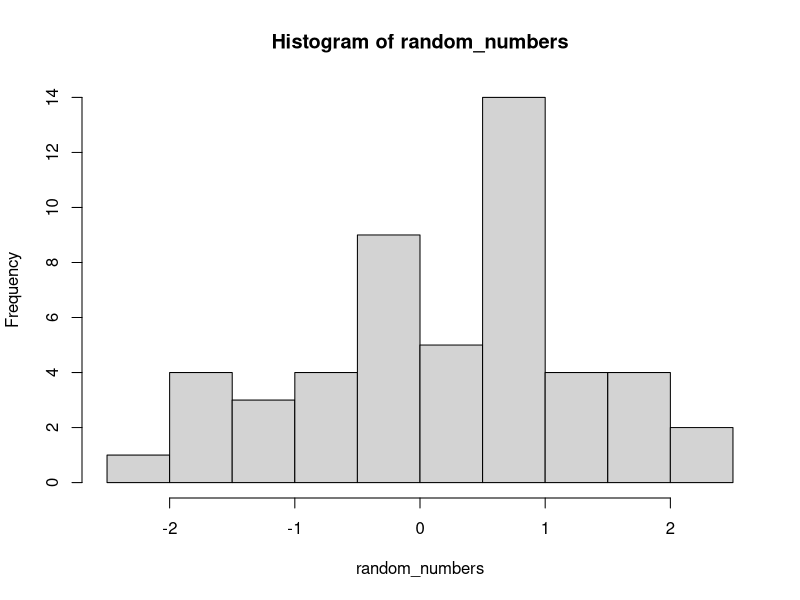

Generate this figure with R:
#' # Title of R Project Here

#+ knitr setup, include=FALSE
# some setup options for outputing markdown files; feel free to ignore these
# These are the default options for this report; more information about options here: https://yihui.name/knitr/options/
knitr::opts_chunk$set(eval = TRUE, # evaluate code chunks
                      include = TRUE, # include the console output of the code in the final document
                      echo = FALSE, # include the code that generated the report in the final report
                      warning = FALSE, # include warnings
                      message = FALSE, # include console messages
                      collapse = TRUE, # Merge code blocks and output blocks, if possible.
                      dpi = 300, # the default figure resolution
                      fig.dim = c(9, 5), # the default figure dimensions
                      out.width = '98%', # the default figure output width
                      out.height = '98%', # the default figure output height
                      cache = TRUE) # save the calculations so that kniting is faster each time. (Sometimes this option can cause issues and images won't reflect the most recent code changes, if this happens, just delete the *_cache folder and reknit the code.)
#+ loading libraries and set seed

library(plyr) # always load before tidyverse to avoid conflicts with dplyr
packageVersion("plyr")
library(tidyverse)
packageVersion("tidyverse")

set.seed(12345)

#' ## The start of your analyses
#' Any markdown following the ```#'``` will be interpreted as markdown.
#' For example:
#' # Header 1
#' ## Header 2
#' ### Header 3
#' #### Header 4
#' **italics**
#' _Bold_
#' 
#' * This is 
#' * a bulleted list
#' 
#' 1. This is
#' 2. A numbered list
#' 
#' Anything not prefaced by ```#'``` will be interepreted as R code. 
#' For example: 

random_numbers <- rnorm(n = 50)
hist(random_numbers)
